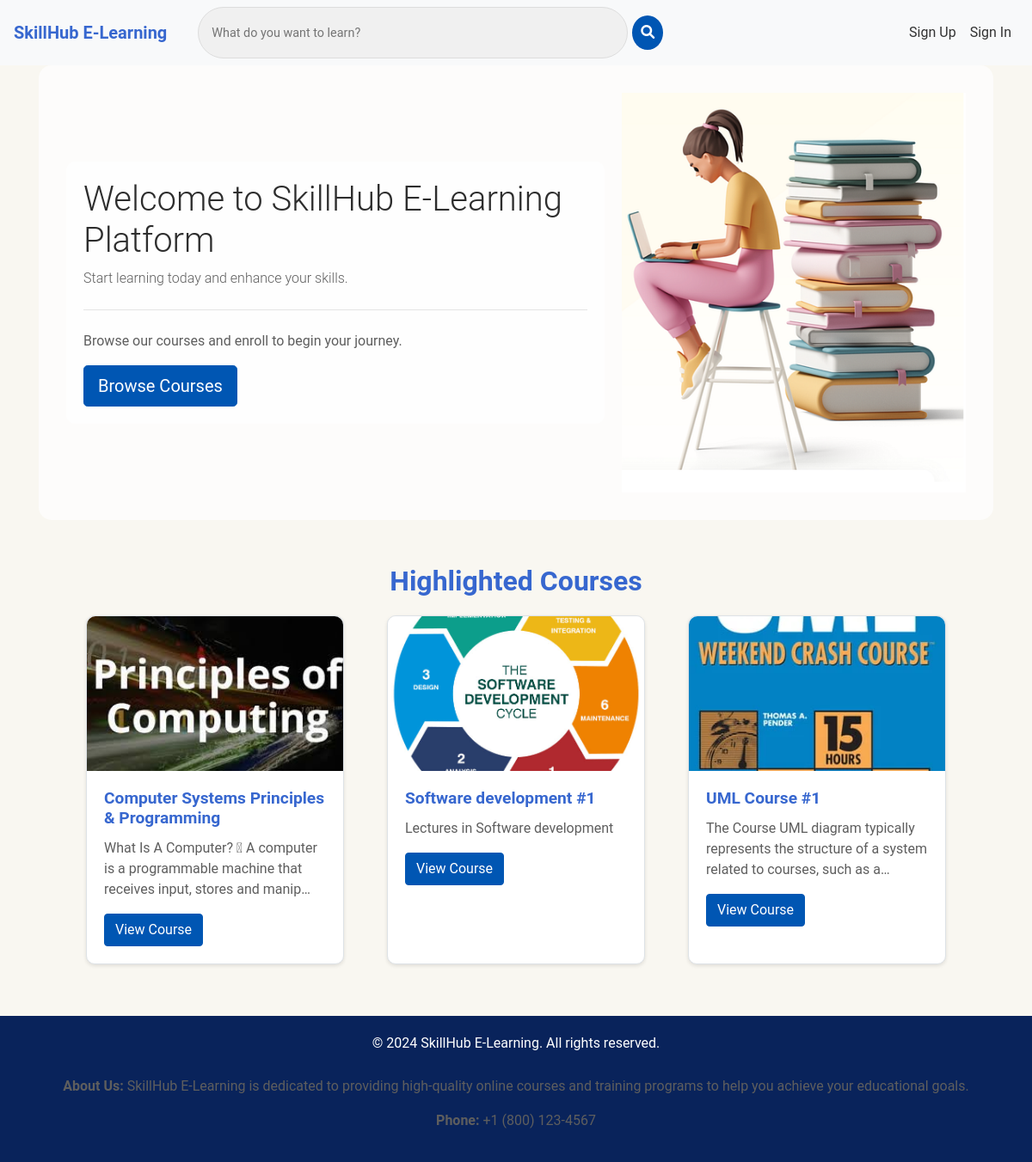
The page / on the database its author committed.
### spApp/models.py (models this page shows, shortened)
class Course(models.Model):
    title = models.CharField(max_length=255)
    description = models.TextField()
    instructor = models.ForeignKey(User, on_delete=models.CASCADE)
    image = models.ImageField(upload_to='course_images/', null=True, blank=True)
    created_at = models.DateTimeField(auto_now_add=True)

### spApp/views.py (the view)
# urls.py: path('', views.index, name='index'),
def index(request):
    courses = Course.objects.all() # Get all the courses from the database
    return render(request, 'index.html',{'courses': courses}) # renders index page

### project/templates/index.html (shortened to what this page needs)
{% extends 'base.html' %}
{% block content %}
    <div class="jumbotron" style="display: flex; align-items: center; padding: 2em; background-color: rgba(255,255,255,0.7); border-radius: 15px;">
        <div style="flex: 1; padding-right: 20px; background-color: rgba(255,255,255,0.7); padding: 20px; border-radius: 10px;">
            <h1 class="display-4">Welcome to SkillHub E-Learning Platform</h1>
            <p class="lead">Start learning today and enhance your skills.</p>
            <hr class="my-4">
            <p>Browse our courses and enroll to begin your journey.</p>
            <a class="btn btn-primary btn-lg" href="{% url 'course_list' %}" role="button">Browse Courses</a>
        </div>
        <img src="/static/images/background.png" alt="Background Image" style="width: 100%; max-width: 400px; height: auto; margin-left: 20px;">
    </div>
    <div class="highlighted-courses">
        <h2>Highlighted Courses</h2>
        <div class="card-deck">
            {% for course in courses %}
                <div class="card">
                  {% if course.image %}
                    <img src="{{ course.image.url }}" class="card-img-top" alt="{{ course.title }}">
                    {% endif %}
                    <div class="card-body">
                        <h5 class="card-title">{{ course.title }}</h5>
                       <p class="card-text">{{ course.description|truncatechars:100 }}</p>
                       <a href="{% url 'course_detail' course.id %}" class="btn btn-primary">View Course</a>
                   </div>
                </div>
            {% endfor %}
        </div>
    </div>
{% endblock %}

### project/staticfiles/css/styles.css (style rules this page uses)
body { font-family: 'Roboto', sans-serif; color: #333; background-color: #f9f7f1; }
h1, .display-4 { font-size: 2.5rem; color: #2d2d2d; }
p, .lead { font-size: 1rem; color: #5e5e5e; }
.highlighted-courses { padding: 20px 0; background-color: rgba(249, 247, 241, 0.5); text-align: center; }
.highlighted-courses h2 { color: #3767cf; font-weight: bold; margin-bottom: 20px; }
.highlighted-courses .card-deck { display: flex; justify-content: center; gap: 20px; flex-wrap: wrap; }
.highlighted-courses .card { border: 1px solid #dee2e6; border-radius: 10px; box-shadow: 0 2px 4px rgba(0, 0, 0, 0.1); max-width: 300px; flex: 0 0 calc(33.33% - 20px); margin-bottom: 20px; }
.highlighted-courses .card-img-top { height: 180px; object-fit: cover; border-radius: 10px 10px 0 0; }
.highlighted-courses .card-body { text-align: left; }
.highlighted-courses .card-title { font-size: 1.2rem; color: #3767cf; font-weight: bold; }
.highlighted-courses .card-text { color: #5e5e5e; }
.btn-primary, .highlighted-courses .btn-primary { background-color: #0056b3 !important; border-color: #0056b3 !important; color: white; transition: background-color 0.2s, border-color 0.2s, color 0.2s; }

### rows shown on the page
Course: image (picture), title "Computer Systems Principles & Programming", description "What Is A Computer?  A computer is a programmable machine that receives input, stores and manip…"
Course: image (picture), title "Software development #1", description "Lectures in Software development"
Course: image (picture), title "UML Course #1", description "The Course UML diagram typically represents the structure of a system related to courses, such as a…"
